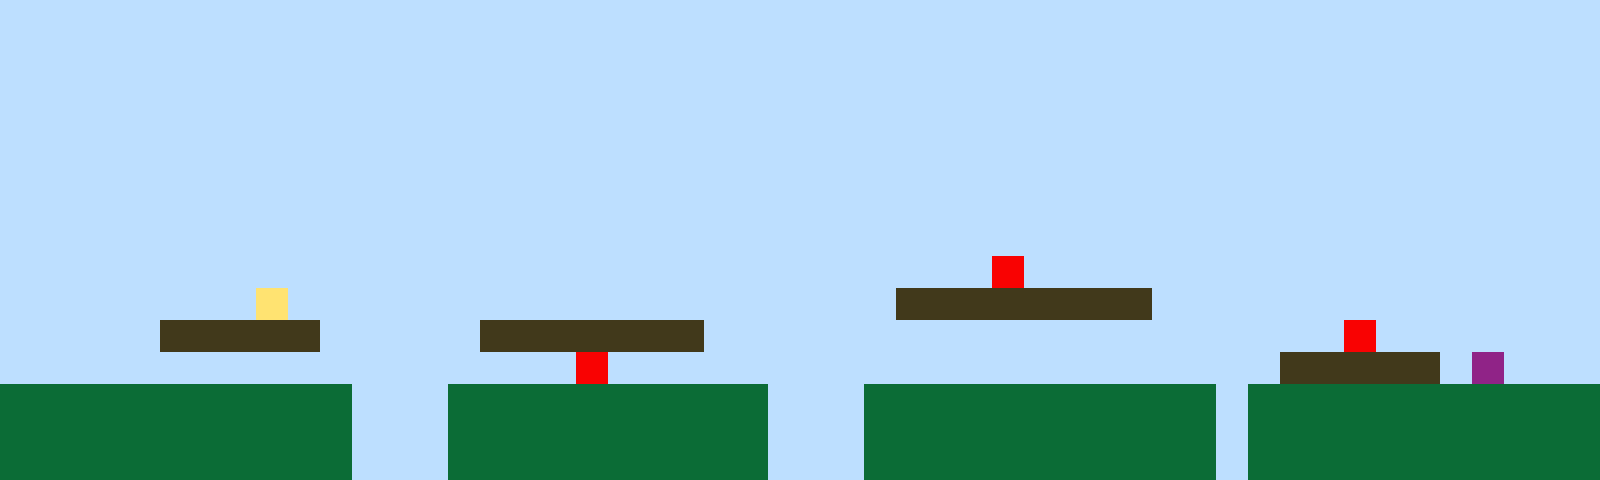

Tiled map render using the project's own tile images. Description and the whole map definition, tile-layer contents included, below:
An orthogonal 50x15 tile map with 32x32 px tiles, 1 tile layer (Tile Layer 1).

<map version="1.10" tiledversion="1.11.2" orientation="orthogonal" renderorder="right-up" width="50" height="15" tilewidth="32" tileheight="32" infinite="0" nextlayerid="2" nextobjectid="1"><editorsettings><export target="map1.csv" format="csv" /></editorsettings><tileset firstgid="1" name="sprites" tilewidth="32" tileheight="32" tilecount="6" columns="3"><image source="sprites.png" width="96" height="64" /></tileset><layer id="1" name="Tile Layer 1" width="50" height="15"><data encoding="csv">1,1,1,1,1,1,1,1,1,1,1,1,1,1,1,1,1,1,1,1,1,1,1,1,1,1,1,1,1,1,1,1,1,1,1,1,1,1,1,1,1,1,1,1,1,1,1,1,1,1,1,1,1,1,1,1,1,1,1,1,1,1,1,1,1,1,1,1,1,1,1,1,1,1,1,1,1,1,1,1,1,1,1,1,1,1,1,1,1,1,1,1,1,1,1,1,1,1,1,1,1,1,1,1,1,1,1,1,1,1,1,1,1,1,1,1,1,1,1,1,1,1,1,1,1,1,1,1,1,1,1,1,1,1,1,1,1,1,1,1,1,1,1,1,1,1,1,1,1,1,1,1,1,1,1,1,1,1,1,1,1,1,1,1,1,1,1,1,1,1,1,1,1,1,1,1,1,1,1,1,1,1,1,1,1,1,1,1,1,1,1,1,1,1,1,1,1,1,1,1,1,1,1,1,1,1,1,1,1,1,1,1,1,1,1,1,1,1,1,1,1,1,1,1,1,1,1,1,1,1,1,1,1,1,1,1,1,1,1,1,1,1,1,1,1,1,1,1,1,1,1,1,1,1,1,1,1,1,1,1,1,1,1,1,1,1,1,1,1,1,1,1,1,1,1,1,1,1,1,1,1,1,1,1,1,1,1,1,1,1,1,1,1,1,1,1,1,1,1,1,1,1,1,1,1,1,1,1,1,1,1,1,1,1,1,1,1,1,1,1,1,1,1,1,1,1,1,1,1,1,1,1,1,1,1,1,1,1,1,1,1,1,1,1,1,1,1,1,1,1,1,1,1,1,1,1,1,1,1,1,1,1,1,1,1,1,1,1,1,1,1,1,1,1,1,1,1,1,1,1,1,1,1,1,1,1,1,1,1,1,1,1,1,1,1,1,1,1,1,1,1,1,1,1,1,1,1,1,1,1,1,1,1,1,1,1,1,1,1,1,1,1,1,1,1,1,1,1,1,1,1,5,1,1,1,1,1,1,1,1,1,1,1,1,1,1,1,1,1,1,1,1,1,1,1,1,1,1,4,1,1,1,1,1,1,1,1,1,1,1,1,1,1,1,1,1,1,1,3,3,3,3,3,3,3,3,1,1,1,1,1,1,1,1,1,1,1,1,1,1,1,1,1,1,1,3,3,3,3,3,1,1,1,1,1,3,3,3,3,3,3,3,1,1,1,1,1,1,1,1,1,1,1,1,1,1,1,1,1,1,1,1,5,1,1,1,1,1,1,1,1,1,1,1,1,1,1,1,1,1,1,1,1,1,1,1,1,1,5,1,1,1,1,1,1,1,1,1,1,1,1,1,1,1,1,1,1,1,1,1,3,3,3,3,3,1,6,1,1,1,2,2,2,2,2,2,2,2,2,2,2,1,1,1,2,2,2,2,2,2,2,2,2,2,1,1,1,2,2,2,2,2,2,2,2,2,2,2,1,2,2,2,2,2,2,2,2,2,2,2,2,2,2,2,2,2,2,2,2,2,2,1,1,1,2,2,2,2,2,2,2,2,2,2,1,1,1,2,2,2,2,2,2,2,2,2,2,2,1,2,2,2,2,2,2,2,2,2,2,2,2,2,2,2,2,2,2,2,2,2,2,1,1,1,2,2,2,2,2,2,2,2,2,2,1,1,1,2,2,2,2,2,2,2,2,2,2,2,1,2,2,2,2,2,2,2,2,2,2,2</data></layer></map>
